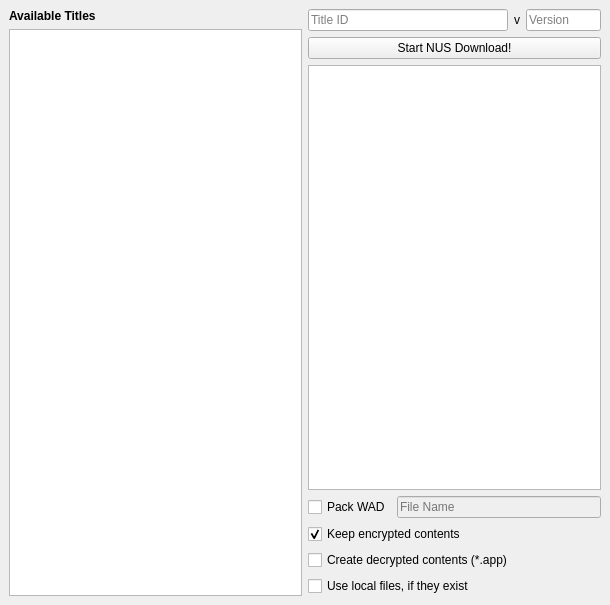
<?xml version="1.0" encoding="UTF-8"?>
<ui version="4.0">
 <class>MainWindow</class>
 <widget class="QMainWindow" name="MainWindow">
  <property name="geometry">
   <rect>
    <x>0</x>
    <y>0</y>
    <width>610</width>
    <height>605</height>
   </rect>
  </property>
  <property name="minimumSize">
   <size>
    <width>610</width>
    <height>605</height>
   </size>
  </property>
  <property name="maximumSize">
   <size>
    <width>610</width>
    <height>605</height>
   </size>
  </property>
  <property name="windowTitle">
   <string>MainWindow</string>
  </property>
  <widget class="QWidget" name="centralwidget">
   <layout class="QHBoxLayout" name="horizontalLayout_3">
    <item>
     <layout class="QVBoxLayout" name="verticalLayout">
      <item>
       <widget class="QLabel" name="label_2">
        <property name="font">
         <font>
          <weight>75</weight>
          <bold>true</bold>
         </font>
        </property>
        <property name="text">
         <string>Available Titles</string>
        </property>
       </widget>
      </item>
      <item>
       <widget class="QTreeWidget" name="title_tree">
        <property name="columnCount">
         <number>1</number>
        </property>
        <attribute name="headerVisible">
         <bool>false</bool>
        </attribute>
        <attribute name="headerMinimumSectionSize">
         <number>49</number>
        </attribute>
        <attribute name="headerDefaultSectionSize">
         <number>100</number>
        </attribute>
        <attribute name="headerStretchLastSection">
         <bool>false</bool>
        </attribute>
        <column>
         <property name="text">
          <string notr="true">1</string>
         </property>
        </column>
       </widget>
      </item>
     </layout>
    </item>
    <item>
     <layout class="QVBoxLayout" name="verticalLayout_3">
      <item>
       <layout class="QHBoxLayout" name="horizontalLayout_2">
        <item>
         <widget class="QLineEdit" name="tid_entry">
          <property name="text">
           <string/>
          </property>
          <property name="placeholderText">
           <string>Title ID</string>
          </property>
         </widget>
        </item>
        <item>
         <widget class="QLabel" name="label">
          <property name="text">
           <string>v</string>
          </property>
         </widget>
        </item>
        <item>
         <widget class="QLineEdit" name="version_entry">
          <property name="maximumSize">
           <size>
            <width>75</width>
            <height>16777215</height>
           </size>
          </property>
          <property name="placeholderText">
           <string>Version</string>
          </property>
         </widget>
        </item>
       </layout>
      </item>
      <item>
       <widget class="QPushButton" name="download_btn">
        <property name="text">
         <string>Start NUS Download!</string>
        </property>
       </widget>
      </item>
      <item>
       <widget class="QTextBrowser" name="log_text_browser">
        <property name="markdown">
         <string/>
        </property>
        <property name="html">
         <string>&lt;!DOCTYPE HTML PUBLIC &quot;-//W3C//DTD HTML 4.0//EN&quot; &quot;http://www.w3.org/TR/REC-html40/strict.dtd&quot;&gt;
&lt;html&gt;&lt;head&gt;&lt;meta name=&quot;qrichtext&quot; content=&quot;1&quot; /&gt;&lt;style type=&quot;text/css&quot;&gt;
p, li { white-space: pre-wrap; }
&lt;/style&gt;&lt;/head&gt;&lt;body style=&quot; font-family:'Noto Sans'; font-size:10pt; font-weight:400; font-style:normal;&quot;&gt;
&lt;p style=&quot;-qt-paragraph-type:empty; margin-top:0px; margin-bottom:0px; margin-left:0px; margin-right:0px; -qt-block-indent:0; text-indent:0px; font-family:'Sans Serif'; font-size:9pt;&quot;&gt;&lt;br /&gt;&lt;/p&gt;&lt;/body&gt;&lt;/html&gt;</string>
        </property>
       </widget>
      </item>
      <item>
       <layout class="QHBoxLayout" name="horizontalLayout_4">
        <item>
         <widget class="QCheckBox" name="pack_wad_chkbox">
          <property name="text">
           <string>Pack WAD</string>
          </property>
         </widget>
        </item>
        <item>
         <widget class="QLineEdit" name="wad_file_entry">
          <property name="enabled">
           <bool>false</bool>
          </property>
          <property name="placeholderText">
           <string>File Name</string>
          </property>
         </widget>
        </item>
       </layout>
      </item>
      <item>
       <widget class="QCheckBox" name="keep_enc_chkbox">
        <property name="text">
         <string>Keep encrypted contents</string>
        </property>
        <property name="checked">
         <bool>true</bool>
        </property>
       </widget>
      </item>
      <item>
       <widget class="QCheckBox" name="create_dec_chkbox">
        <property name="text">
         <string>Create decrypted contents (*.app)</string>
        </property>
       </widget>
      </item>
      <item>
       <widget class="QCheckBox" name="use_local_chkbox">
        <property name="enabled">
         <bool>true</bool>
        </property>
        <property name="text">
         <string>Use local files, if they exist</string>
        </property>
       </widget>
      </item>
     </layout>
    </item>
   </layout>
  </widget>
  <widget class="QMenuBar" name="menubar">
   <property name="geometry">
    <rect>
     <x>0</x>
     <y>0</y>
     <width>610</width>
     <height>30</height>
    </rect>
   </property>
  </widget>
 </widget>
 <resources/>
 <connections/>
</ui>
